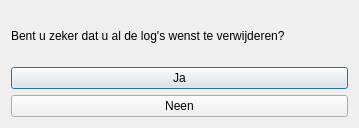
<?xml version="1.0" encoding="UTF-8"?>
<ui version="4.0">
 <class>Verwijderen</class>
 <widget class="QDialog" name="Verwijderen">
  <property name="geometry">
   <rect>
    <x>0</x>
    <y>0</y>
    <width>359</width>
    <height>128</height>
   </rect>
  </property>
  <property name="windowTitle">
   <string>Dialog</string>
  </property>
  <layout class="QVBoxLayout" name="verticalLayout">
   <item>
    <widget class="QLabel" name="label">
     <property name="text">
      <string>Bent u zeker dat u al de log's wenst te verwijderen?</string>
     </property>
    </widget>
   </item>
   <item>
    <widget class="QPushButton" name="pushButton_2">
     <property name="text">
      <string>Ja</string>
     </property>
    </widget>
   </item>
   <item>
    <widget class="QPushButton" name="pushButton">
     <property name="text">
      <string>Neen</string>
     </property>
    </widget>
   </item>
  </layout>
 </widget>
 <resources/>
 <connections/>
</ui>
